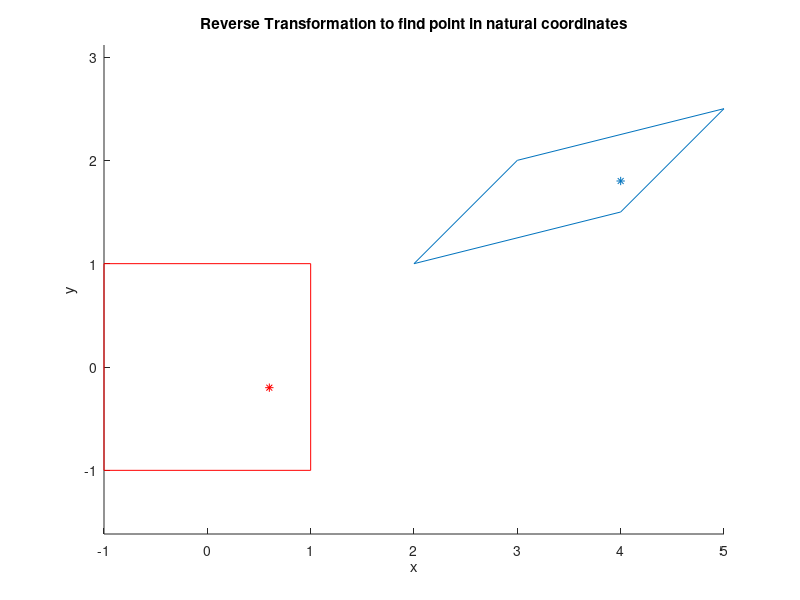

Write MATLAB code to recreate this figure.
% test 
% nonlinear Newton iteration to find the transformation of nodes from
% physical domain to natural doamin



clear all
close all


% node coord
%x = [2 4 5 3];
%y = [1 1 2 2];
x = [2 4 5 3];
y = [1 1.5 2.5 2];
xp = 4; yp = 1.8;

line([x x(1)],[y y(1)]); hold on;
plot(xp,yp,'*');


% shape functions
        



  
XY  = [x y]';

XYP = [xp yp]';
i = 0;

psi_p = 1;  eta_p = 1; 
EP  = [psi_p  eta_p]';
normR = 1;
while normR > 1e-8    
%    eta___psi= [psi_p  eta_p]
    
    N  = 0.25*[(1-psi_p)*(1-eta_p)  (1+psi_p)*(1-eta_p)  (1+psi_p)*(1+eta_p)  (1-psi_p)*(1+eta_p)]; % shape functions
    
    NN = [N            zeros(1,4);
          zeros(1,4)        N];

      
    r =  NN*XY - XYP;
    
    GN    = 0.25*[eta_p-1  1-eta_p   1+eta_p   -eta_p-1;
                 psi_p-1  -psi_p-1  1+psi_p    1-psi_p];

            
    J     = [GN*x' GN*y'];
    
    dEP =  -J \ r;

    EP = EP + dEP;
    
    psi_p = EP(1);
    eta_p = EP(2);

    
    normR = norm(r);
    i = i + 1;
    
    
end
fprintf(1,'Number of iteration to converge %d \n',i);
fprintf(1,'psi=%f      eta=%f \n',psi_p,eta_p);



psi  =  [-1 1 1 -1];
eta  =  [-1 -1 1 1];

plot([psi psi(1)],[eta eta(1)],'r'); hold on;
plot(psi_p,eta_p,'r*');
title('Reverse Transformation to find point in natural coordinates');
xlabel('x'); ylabel('y');
axis equal
